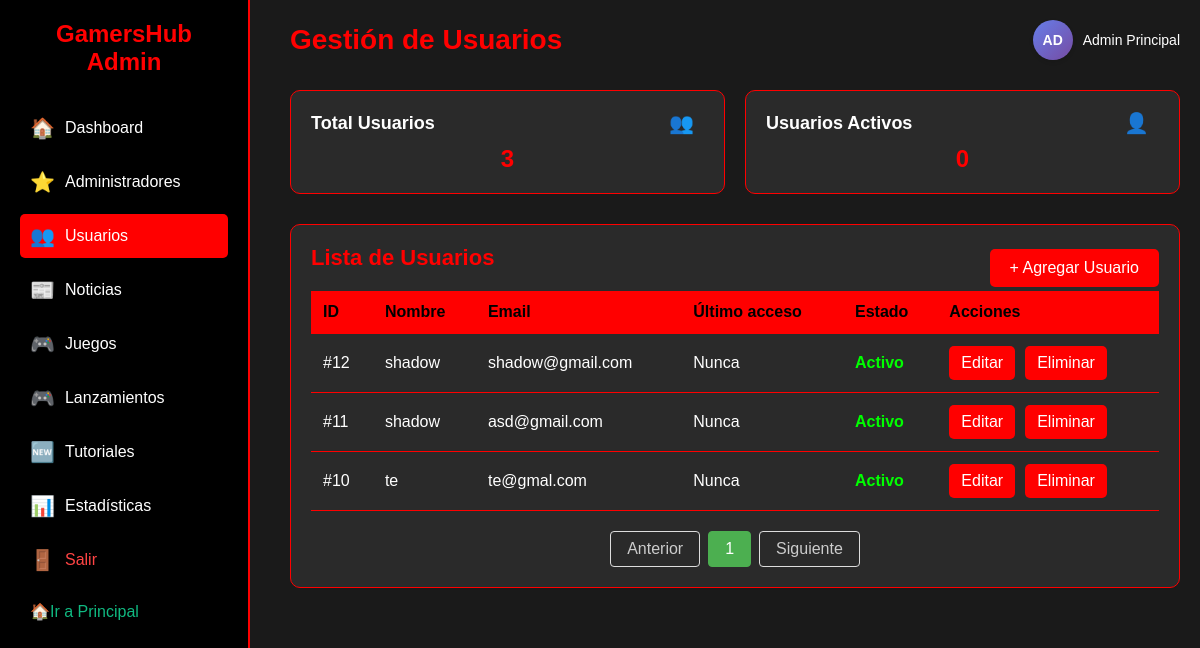
Page /controlador/usuarios.php (signed in) on the committed database.
### tables this page shows
CREATE TABLE `usuarios` (
  `id` int(11) NOT NULL,
  `nombre` varchar(100) NOT NULL,
  `email` varchar(100) NOT NULL,
  `password` varchar(255) NOT NULL,
  `tipo_usuario` enum('usuario','admin','adminvista','moderador') DEFAULT 'usuario',
  `fecha_registro` timestamp NOT NULL DEFAULT current_timestamp(),
  `ultimo_acceso` timestamp NULL DEFAULT NULL,
  `estado` enum('activo','inactivo') DEFAULT 'activo',
  `rango_id` int(11) DEFAULT NULL,
  `foto_perfil` varchar(255) DEFAULT NULL,
  `puntos` int(11) DEFAULT 0
);

### controlador/usuarios.php (the view, shortened to what this page needs)
<?php
require_once 'conexion.php';
$conexion = $conexion;
$stmt_usuario = $conexion->prepare("SELECT nombre, foto_perfil FROM usuarios WHERE id = ?");
$stmt_usuario->bind_param("i", $_SESSION['usuario_id']);
$stmt_usuario->execute();
$usuario_info = $stmt_usuario->get_result()->fetch_assoc();
$usuarios_por_pagina = 10;
$pagina_actual = isset($_GET['pagina']) ? (int)$_GET['pagina'] : 1;
$offset = ($pagina_actual - 1) * $usuarios_por_pagina;
$total_usuarios_query = "SELECT COUNT(*) as total FROM usuarios WHERE tipo_usuario = 'usuario'";
$total_usuarios_result = $conexion->query($total_usuarios_query);
$total_usuarios = $total_usuarios_result->fetch_assoc()['total'];
$total_paginas = ceil($total_usuarios / $usuarios_por_pagina);
$consulta = "SELECT u.*,
            (SELECT COUNT(*) FROM sesiones WHERE usuario_id = u.id) as total_sesiones,
            (SELECT fecha FROM sesiones WHERE usuario_id = u.id ORDER BY fecha DESC LIMIT 1) as ultima_sesion
            FROM usuarios u
            WHERE u.tipo_usuario = 'usuario'
            ORDER BY u.id DESC
            LIMIT ? OFFSET ?";
$stmt = $conexion->prepare($consulta);
$stmt->bind_param("ii", $usuarios_por_pagina, $offset);
$stmt->execute();
$resultado = $stmt->get_result();
$tipo_logueado = $_SESSION['tipo_usuario'];
$permite_crear = ($tipo_logueado === 'admin');
$permite_editar = in_array($tipo_logueado, ['admin', 'moderador']);
$permite_eliminar = ($tipo_logueado === 'admin');
$stats = [
    'total_usuarios' => $total_usuarios,
    'usuarios_activos' => $conexion->query("SELECT COUNT(DISTINCT usuario_id) as total FROM sesiones WHERE usuario_id IN (SELECT id FROM usuarios WHERE tipo_usuario = 'usuario') AND fecha >= DATE_SUB(NOW(), INTERVAL 30 DAY)")->fetch_assoc()['total'],
];
?>
<!DOCTYPE html>
<html lang="es">
<head>
    <link rel="stylesheet" href="../vista/css/administracion.css">
</head>
<body>
<div class="sidebar">
        <div class="logo">GamersHub Admin</div>
        <div class="menu-item">
            <a href="administracion.php">
                <span class="menu-icon">🏠</span>
                <span>Dashboard</span>
            </a>
        </div>
        <div class="menu-item">
            <a href="administradores.php">
                <span class="menu-icon">⭐</span>
                <span>Administradores</span>
            </a>
        </div>
        <div class="menu-item active">
            <a href="usuarios.php">
                <span class="menu-icon">👥</span>
                <span>Usuarios</span>
            </a>
        </div>
        <div class="menu-item">
            <a href="noticias.php">
                <span class="menu-icon">📰</span>
                <span>Noticias</span>
            </a>
        </div>
        <div class="menu-item">
            <a href="videojuegos.php">
                <span class="menu-icon">🎮</span>
                <span>Juegos</span>
            </a>
        </div>
        <div class="menu-item">
            <a href="lanzamiento.php">
                <span class="menu-icon">🎮</span>
                <span>Lanzamientos</span>
            </a>
        </div>
        <div class="menu-item">
            <a href="tutorial.php">
                <span class="menu-icon">🆕</span>
                <span>Tutoriales</span>
            </a>
        </div>
        <div class="menu-item">
            <a href="estadisticas.php">
                <span class="menu-icon">📊</span>
                <span>Estadísticas</span>
            </a>
        </div>
        <div class="menu-item">
            <a href="logout.php" style="color: #ff4444;">
                <span class="menu-icon">🚪</span>
                <span>Salir</span>
            </a>
        </div>
        <div class="menu-item">
            <a href="principal.php" class="nav-link" style="color: #10b981;">
                <span class="nav-icon">🏠</span>
                <span>Ir a Principal</span>
            </a>
        </div>
    </div>
    <div class="main-content">
        <div class="dashboard-header">
            <h1 class="dashboard-title">Gestión de Usuarios</h1>
            <div class="user-info">
                <?php if (!empty($usuario_info['foto_perfil']) && file_exists('../vista/' . $usuario_info['foto_perfil'])): ?>
                    <img src="../vista/<?php echo htmlspecialchars($usuario_info['foto_perfil']); ?>"
                         alt="Foto de perfil"
                         class="user-avatar-img">
                <?php else: ?>
                    <div class="user-avatar"><?php echo substr($usuario_info['nombre'] ?? $_SESSION['nombre'], 0, 2); ?></div>
                <?php endif; ?>
                <span class="user-name"><?php echo htmlspecialchars($usuario_info['nombre'] ?? $_SESSION['nombre']); ?></span>
            </div>
        </div>
        <div class="admin-cards">
            <div class="admin-card">
                <div class="card-header">
                    <h3 class="card-title">Total Usuarios</h3>
                    <span class="menu-icon">👥</span>
                </div>
                <div class="card-number"><?php echo $stats['total_usuarios']; ?></div>
            </div>
            <div class="admin-card">
                <div class="card-header">
                    <h3 class="card-title">Usuarios Activos</h3>
                    <span class="menu-icon">👤</span>
                </div>
                <div class="card-number"><?php echo $stats['usuarios_activos']; ?></div>
            </div>
        </div>
        <div class="admin-table">
            <div style="display: flex; justify-content: space-between; align-items: center;">
                <h2>Lista de Usuarios</h2>
                <?php if ($permite_crear): ?>
                    <a href="crear_usuario.php" class="add-admin-button">+ Agregar Usuario</a>
                <?php endif; ?>
            </div>
            <div class="table-container">
                <table>
                    <thead>
                        <tr>
                            <th>ID</th>
                            <th>Nombre</th>
                            <th>Email</th>
                            <th>Último acceso</th>
                            <th>Estado</th>
                            <th>Acciones</th>
                        </tr>
                    </thead>
                    <tbody>
                        <?php while ($usuario = $resultado->fetch_assoc()): ?>
                        <tr>
                            <td>#<?php echo $usuario['id']; ?></td>
                            <td><?php echo htmlspecialchars($usuario['nombre']); ?></td>
                            <td><?php echo htmlspecialchars($usuario['email']); ?></td>
                            <td><?php echo $usuario['ultima_sesion'] ? date('d/m/Y H:i', strtotime($usuario['ultima_sesion'])) : 'Nunca'; ?></td>
                            <td>
                                <span class="status-<?php echo $usuario['estado']; ?>">
                                    <?php echo ucfirst($usuario['estado']); ?>
                                </span>
                            </td>
                            <td>
                                <div class="action-buttons">
                                    <?php if ($permite_editar): ?>
                                        <a href="editar_usuario.php?id=<?php echo $usuario['id']; ?>" class="action-button">Editar</a>
                                    <?php endif; ?>
                                    <?php if ($permite_eliminar && $usuario['id'] != $_SESSION['usuario_id']): ?>
                                        <a href="eliminar_usuario.php?id=<?php echo $usuario['id']; ?>" class="action-button" onclick="return confirm('¿Estás seguro de eliminar este usuario?');">Eliminar</a>
                                    <?php endif; ?>
                                </div>
                            </td>
                        </tr>
                        <?php endwhile; ?>
                    </tbody>
                </table>
            </div>
            <div class="pagination">
                <?php if ($pagina_actual > 1): ?>
                    <a href="?pagina=<?php echo $pagina_actual - 1; ?>">Anterior</a>
                <?php else: ?>
                    <a class="disabled">Anterior</a>
                <?php endif; ?>
                <?php for ($i = 1; $i <= $total_paginas; $i++): ?>
                    <a href="?pagina=<?php echo $i; ?>" class="<?php echo ($i == $pagina_actual) ? 'active' : ''; ?>"><?php echo $i; ?></a>
                <?php endfor; ?>
                <?php if ($pagina_actual < $total_paginas): ?>
                    <a href="?pagina=<?php echo $pagina_actual + 1; ?>">Siguiente</a>
                <?php else: ?>
                    <a class="disabled">Siguiente</a>
                <?php endif; ?>
            </div>
        </div>
    </div>
</body>
</html>

### vista/css/administracion.css (style rules this page uses)
* { margin: 0; padding: 0; box-sizing: border-box; font-family: 'Arial', sans-serif; }
body { background-color: #1a1a1a; color: #ffffff; display: flex; min-height: 100vh; }
.sidebar { width: 250px; background-color: #000000; padding: 20px; position: fixed; height: 100%; border-right: 2px solid #ff0000; }
.logo { font-size: 24px; font-weight: bold; color: #ff0000; margin-bottom: 30px; text-align: center; }
.menu-item { margin: 10px 0; }
.menu-item a { display: flex; align-items: center; padding: 10px; color: #ffffff; text-decoration: none; transition: background-color 0.3s; }
.menu-item.active a { background-color: #ff0000; border-radius: 5px; }
.menu-icon { margin-right: 10px; font-size: 20px; }
.main-content { margin-left: 270px; padding: 20px; width: calc(100% - 270px); }
.dashboard-header { display: flex; justify-content: space-between; align-items: center; margin-bottom: 30px; }
.dashboard-title { font-size: 28px; color: #ff0000; }
.user-avatar { width: 40px; height: 40px; background-color: #ff0000; color: #000000; display: flex; align-items: center; justify-content: center; border-radius: 50%; font-weight: bold; }
.admin-cards { display: grid; grid-template-columns: repeat(auto-fit, minmax(200px, 1fr)); gap: 20px; margin-bottom: 30px; }
.admin-card { background-color: #2a2a2a; padding: 20px; border-radius: 10px; border: 1px solid #ff0000; text-align: center; transition: transform 0.3s; }
.card-header { display: flex; justify-content: space-between; align-items: center; margin-bottom: 10px; }
.card-title { font-size: 18px; color: #ffffff; }
.card-number { font-size: 24px; font-weight: bold; color: #ff0000; }
.admin-table { background-color: #2a2a2a; padding: 20px; border-radius: 10px; border: 1px solid #ff0000; }
.admin-table h2 { font-size: 22px; margin-bottom: 20px; color: #ff0000; }
.add-admin-button { display: inline-block; padding: 10px 20px; background-color: #ff0000; color: #ffffff; text-decoration: none; border-radius: 5px; transition: background-color 0.3s; }
.table-container { overflow-x: auto; }
table { width: 100%; border-collapse: collapse; }
th, td { padding: 12px; text-align: left; border-bottom: 1px solid #ff0000; }
th { background-color: #ff0000; color: #000000; font-weight: bold; }
td { color: #ffffff; }
.status-activo { color: #00ff00; font-weight: bold; }
.action-buttons { display: flex; gap: 10px; }
.action-button { padding: 8px 12px; background-color: #ff0000; color: #ffffff; text-decoration: none; border-radius: 5px; transition: background-color 0.3s; }

### controlador/usuarios.php (style rules this page uses)
.user-info { display: flex; align-items: center; gap: 10px; }
.user-name { color: #ffffff; font-weight: 500; font-size: 14px; }
.user-avatar { width: 40px; height: 40px; background: linear-gradient(135deg, #667eea 0%, #764ba2 100%); color: white; border-radius: 50%; display: flex; align-items: center; justify-content: center; font-weight: bold; font-size: 14px; text-transform: uppercase; box-shadow: 0 2px 4px rgba(0,0,0,0.1); }
.pagination { display: flex; justify-content: center; margin-top: 20px; }
.pagination a { color: #333; padding: 8px 16px; text-decoration: none; border: 1px solid #ddd; margin: 0 4px; border-radius: 4px; transition: background-color 0.3s; }
.pagination a.active { background-color: #4CAF50; color: white; border: 1px solid #4CAF50; }
.pagination a.disabled { color: #ccc; pointer-events: none; }

### rows in the picture
usuarios: nombre "AD", nombre "Admin Principal"
usuarios: id "12", nombre "shadow", email "shadow@gmail.com", estado "Activo"
usuarios: id "11", nombre "shadow", email "asd@gmail.com", estado "Activo"
usuarios: id "10", nombre "te", email "te@gmal.com", estado "Activo"

### other values in the picture
$stats['total_usuarios'] "3"
$stats['usuarios_activos'] "0"
